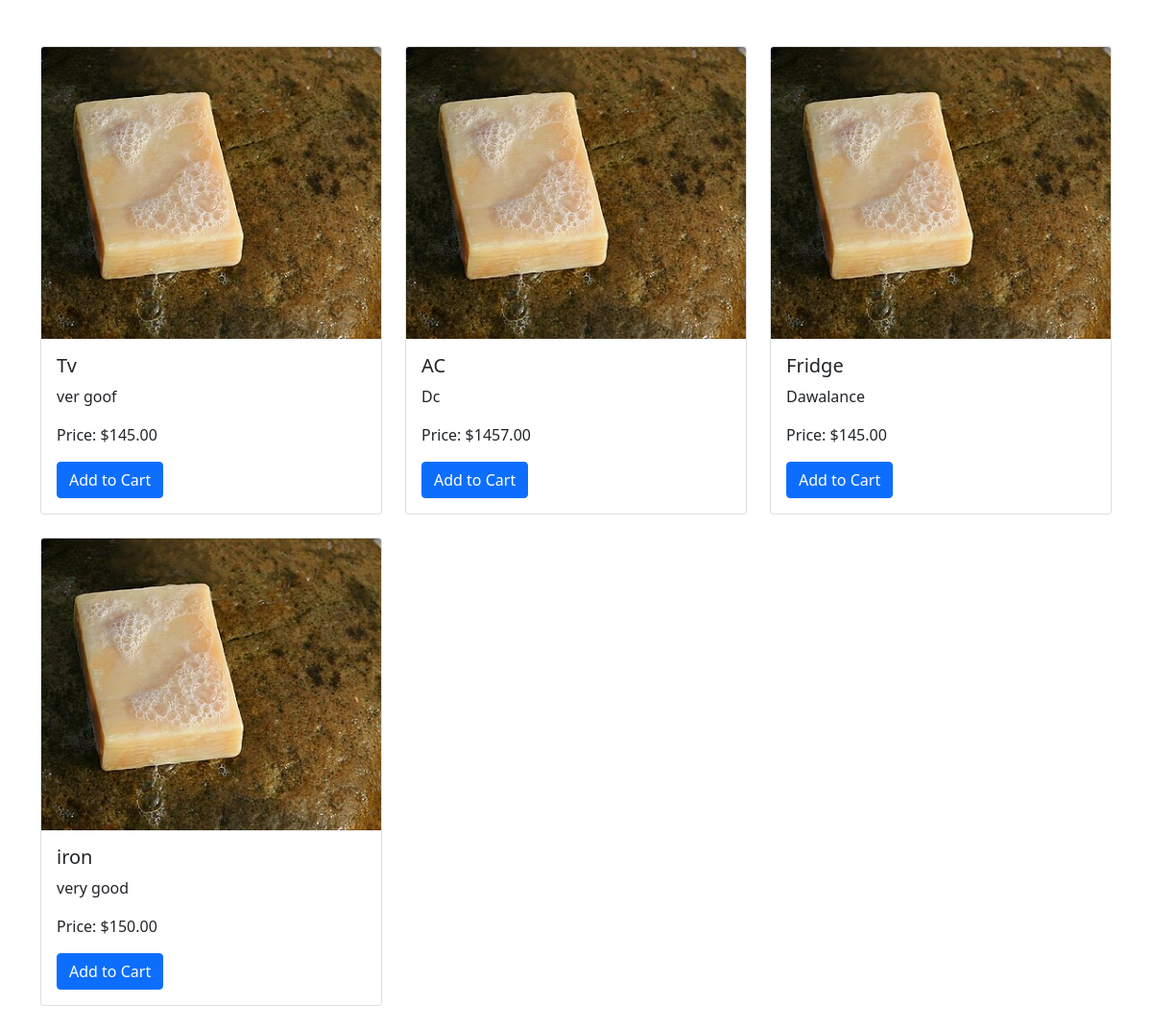
Page /product_list/ on the committed database.
### myapp/models.py (models this page shows, shortened)
class products1(models.Model):
    product_id = models.AutoField(primary_key=True)
    name = models.CharField(max_length=200)
    description = models.CharField(max_length=200)
    seller = models.ForeignKey(Seller, on_delete=models.CASCADE)
    category = models.ForeignKey(Category, on_delete=models.CASCADE)
    price = models.DecimalField(max_digits=10, decimal_places=2)
    quantity = models.IntegerField()
    image = models.FileField(upload_to='media/', null=True, blank=True)

### myapp/views.py (the view)
# urls.py: path('product_list/',views.product_list,name="product_list"),
def product_list(request):
    product = products1.objects.all()
    return render(request, 'product_list.html', {'products': product})

### templates/product_list.html (shortened to what this page needs)
<!doctype html>
<html lang="en">
  <head>
    <link href="https://cdn.jsdelivr.net/npm/bootstrap@5.0.2/dist/css/bootstrap.min.css" rel="stylesheet">
  </head>
  <body>
   <div class="container mt-5">
    <div class="row">
        {% for product in products %}
        <div class="col-md-4 mb-4">
            <div class="card">
                <img src="/static/assets/soa.jpg" class="card-img-top" alt="{{ product.name }}">
                <div class="card-body">
                    <h5 class="card-title">{{ product.name }}</h5>
                    <p class="card-text">{{ product.description }}</p>
                    <p class="card-text">Price: ${{ product.price }}</p>
                    <button class="btn btn-primary add-to-cart" data-product-id="">Add to Cart</button>
                </div>
            </div>
        </div>
        {% endfor %}
    </div>
</div>
  </body>
</html>

### rows in the picture
products1: name "Tv", description "ver goof", price "145.00"
products1: name "AC", description "Dc", price "1457.00"
products1: name "Fridge", description "Dawalance", price "145.00"
products1: name "iron", description "very good", price "150.00"
